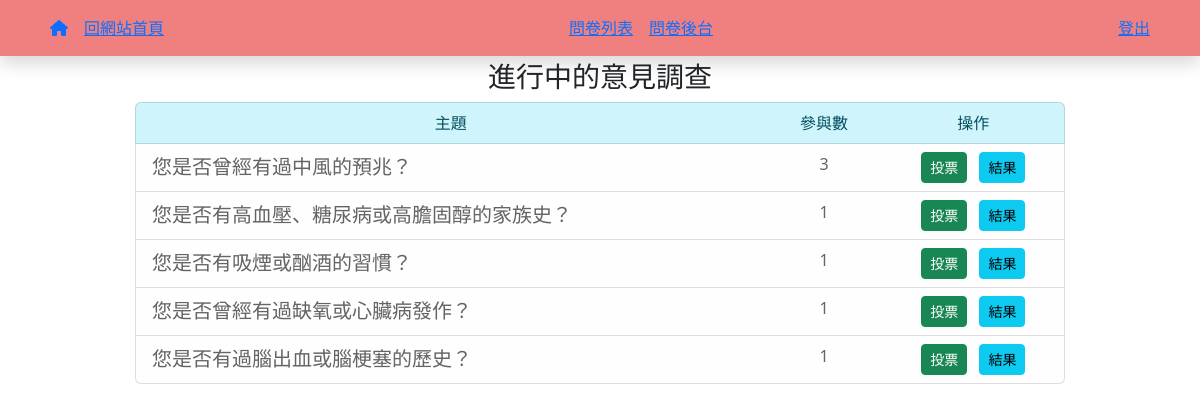
Page /admin.php?do=quelist (signed in) on the committed database.
### tables this page shows
CREATE TABLE `que_subject` (
  `id` int(10) NOT NULL,
  `subject` text NOT NULL,
  `type` tinyint(1) UNSIGNED NOT NULL,
  `active` tinyint(1) NOT NULL,
  `vote` int(10) UNSIGNED NOT NULL,
  `created_at` timestamp NOT NULL DEFAULT current_timestamp(),
  `update_at` timestamp NOT NULL DEFAULT current_timestamp()
);

### db/base.php (called while the page is built, shortened)
<?php
$dsn="mysql:host=localhost;charset=utf8;dbname=computer";
$pdo=new PDO($dsn,'root','');
function all($table,...$args){
    global $pdo;
    $sql="select * from $table ";
    if(isset($args[0])){
        if(is_array($args[0])){
            foreach($args[0] as $key => $value){
                $tmp[]="`$key`='$value'";
            }
            $sql=$sql ." WHERE ". join(" && " ,$tmp);
        }else{
            $sql=$sql . $args[0];
        }
    }
    return $pdo->query($sql)->fetchAll(PDO::FETCH_ASSOC);
}
?>

### back/quelist.php (the view)
<h3 class="text-center">進行中的意見調查</h3>
<ul class="list-group col-md-10 m-auto">
    <li class="d-flex text-center list-group-item list-group-item-info list-group-item-action">
        <div class="col-8">主題</div>
        <div class="col-2">參與數</div>
        <div class="col-2">操作</div>
    </li>
<?php
    $ques=all("que_subject",['active'=>1]);
    foreach($ques as $que){
?>
    <li class="d-flex list-group-item list-group-item-light list-group-item-action">
        <div class="col-8 font-weight-bolder" style="font-size:1.25rem">
            <?=$que['subject'];?>
        </div>
        <div class="col-2 text-center">
            <?=$que['vote'];?>
        </div>
        <div class="col-2 text-center">
            <a href="index2.php?do=que_item&id=<?=$que['id'];?>" class="btn btn-sm btn-success mx-1">投票</a>
            <a href="index2.php?do=que_result&id=<?=$que['id'];?>" class="btn btn-sm btn-info mx-1">結果</a>
        </div>
    </li>
<?php
    }
?>
</ul>

### rows in the picture
que_subject: subject "您是否曾經有過中風的預兆？", vote "3"
que_subject: subject "您是否有高血壓、糖尿病或高膽固醇的家族史？", vote "1"
que_subject: subject "您是否有吸煙或酗酒的習慣？", vote "1"
que_subject: subject "您是否曾經有過缺氧或心臟病發作？", vote "1"
que_subject: subject "您是否有過腦出血或腦梗塞的歷史？", vote "1"
